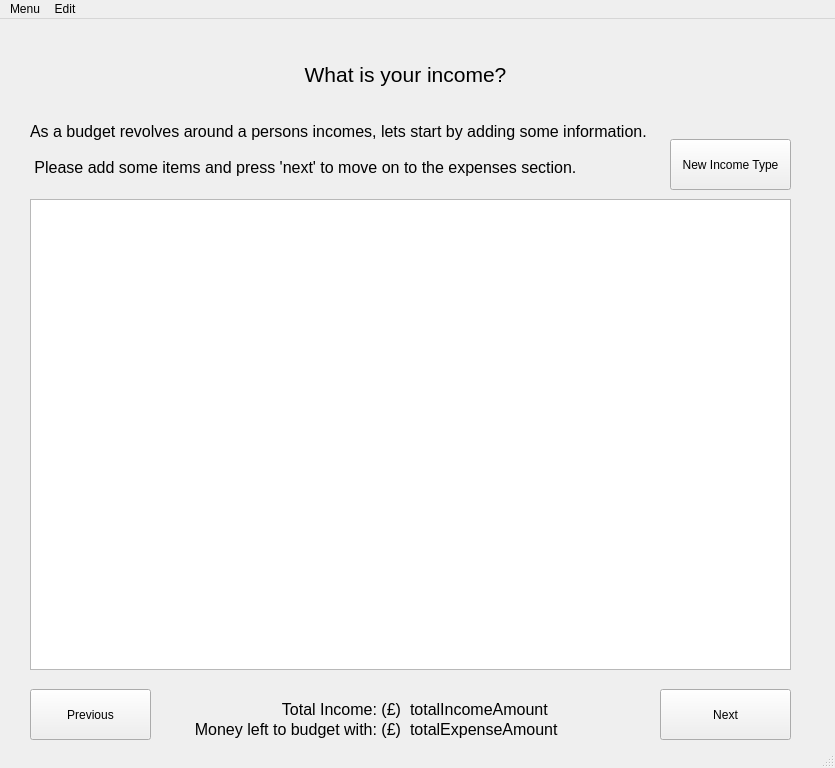
<?xml version="1.0" encoding="UTF-8"?>
<ui version="4.0">
 <class>AccountSetupWindow</class>
 <widget class="QMainWindow" name="AccountSetupWindow">
  <property name="geometry">
   <rect>
    <x>0</x>
    <y>0</y>
    <width>835</width>
    <height>768</height>
   </rect>
  </property>
  <property name="windowTitle">
   <string>MainWindow</string>
  </property>
  <widget class="QWidget" name="centralwidget">
   <widget class="QLabel" name="lblTitle">
    <property name="geometry">
     <rect>
      <x>30</x>
      <y>40</y>
      <width>751</width>
      <height>31</height>
     </rect>
    </property>
    <property name="font">
     <font>
      <pointsize>16</pointsize>
     </font>
    </property>
    <property name="text">
     <string>What is your income?</string>
    </property>
    <property name="alignment">
     <set>Qt::AlignCenter</set>
    </property>
   </widget>
   <widget class="QLabel" name="lblDetails">
    <property name="geometry">
     <rect>
      <x>30</x>
      <y>90</y>
      <width>791</width>
      <height>81</height>
     </rect>
    </property>
    <property name="font">
     <font>
      <pointsize>12</pointsize>
     </font>
    </property>
    <property name="text">
     <string>As a budget revolves around a persons incomes, lets start by adding some information.

 Please add some items and press 'next' to move on to the expenses section.</string>
    </property>
   </widget>
   <widget class="QPushButton" name="btnAdd">
    <property name="geometry">
     <rect>
      <x>670</x>
      <y>120</y>
      <width>121</width>
      <height>51</height>
     </rect>
    </property>
    <property name="text">
     <string>New Income Type</string>
    </property>
   </widget>
   <widget class="QTableView" name="tableView">
    <property name="geometry">
     <rect>
      <x>30</x>
      <y>180</y>
      <width>761</width>
      <height>471</height>
     </rect>
    </property>
   </widget>
   <widget class="QPushButton" name="btnNext">
    <property name="geometry">
     <rect>
      <x>660</x>
      <y>670</y>
      <width>131</width>
      <height>51</height>
     </rect>
    </property>
    <property name="text">
     <string>Next</string>
    </property>
   </widget>
   <widget class="QPushButton" name="btnPrevious">
    <property name="geometry">
     <rect>
      <x>30</x>
      <y>670</y>
      <width>121</width>
      <height>51</height>
     </rect>
    </property>
    <property name="text">
     <string>Previous</string>
    </property>
   </widget>
   <widget class="QLabel" name="lblIncomeAmount">
    <property name="geometry">
     <rect>
      <x>410</x>
      <y>680</y>
      <width>231</width>
      <height>21</height>
     </rect>
    </property>
    <property name="font">
     <font>
      <pointsize>12</pointsize>
     </font>
    </property>
    <property name="text">
     <string>totalIncomeAmount</string>
    </property>
    <property name="alignment">
     <set>Qt::AlignLeading|Qt::AlignLeft|Qt::AlignVCenter</set>
    </property>
   </widget>
   <widget class="QLabel" name="lblIncome">
    <property name="geometry">
     <rect>
      <x>210</x>
      <y>680</y>
      <width>191</width>
      <height>20</height>
     </rect>
    </property>
    <property name="font">
     <font>
      <pointsize>12</pointsize>
     </font>
    </property>
    <property name="text">
     <string>Total Income: (£)</string>
    </property>
    <property name="alignment">
     <set>Qt::AlignRight|Qt::AlignTrailing|Qt::AlignVCenter</set>
    </property>
   </widget>
   <widget class="QLabel" name="lblExpense">
    <property name="geometry">
     <rect>
      <x>180</x>
      <y>700</y>
      <width>221</width>
      <height>20</height>
     </rect>
    </property>
    <property name="font">
     <font>
      <pointsize>12</pointsize>
     </font>
    </property>
    <property name="text">
     <string>Money left to budget with: (£)</string>
    </property>
    <property name="alignment">
     <set>Qt::AlignRight|Qt::AlignTrailing|Qt::AlignVCenter</set>
    </property>
   </widget>
   <widget class="QLabel" name="lblExpenseAmount">
    <property name="geometry">
     <rect>
      <x>410</x>
      <y>700</y>
      <width>231</width>
      <height>21</height>
     </rect>
    </property>
    <property name="font">
     <font>
      <pointsize>12</pointsize>
     </font>
    </property>
    <property name="text">
     <string>totalExpenseAmount</string>
    </property>
    <property name="alignment">
     <set>Qt::AlignLeading|Qt::AlignLeft|Qt::AlignVCenter</set>
    </property>
   </widget>
  </widget>
  <widget class="QMenuBar" name="menubar">
   <property name="geometry">
    <rect>
     <x>0</x>
     <y>0</y>
     <width>835</width>
     <height>21</height>
    </rect>
   </property>
   <widget class="QMenu" name="menuMenu">
    <property name="title">
     <string>Menu</string>
    </property>
    <addaction name="actionAbout"/>
    <addaction name="actionLogout"/>
   </widget>
   <widget class="QMenu" name="menuEdit">
    <property name="title">
     <string>Edit</string>
    </property>
    <addaction name="actionUndo"/>
    <addaction name="actionRedo"/>
   </widget>
   <addaction name="menuMenu"/>
   <addaction name="menuEdit"/>
  </widget>
  <widget class="QStatusBar" name="statusbar"/>
  <action name="actionAbout">
   <property name="text">
    <string>About</string>
   </property>
  </action>
  <action name="actionHelp">
   <property name="text">
    <string>Help</string>
   </property>
  </action>
  <action name="actionLogout">
   <property name="text">
    <string>Logout</string>
   </property>
  </action>
  <action name="actionUndo">
   <property name="text">
    <string>Undo</string>
   </property>
  </action>
  <action name="actionRedo">
   <property name="text">
    <string>Redo</string>
   </property>
  </action>
 </widget>
 <resources/>
 <connections/>
</ui>
